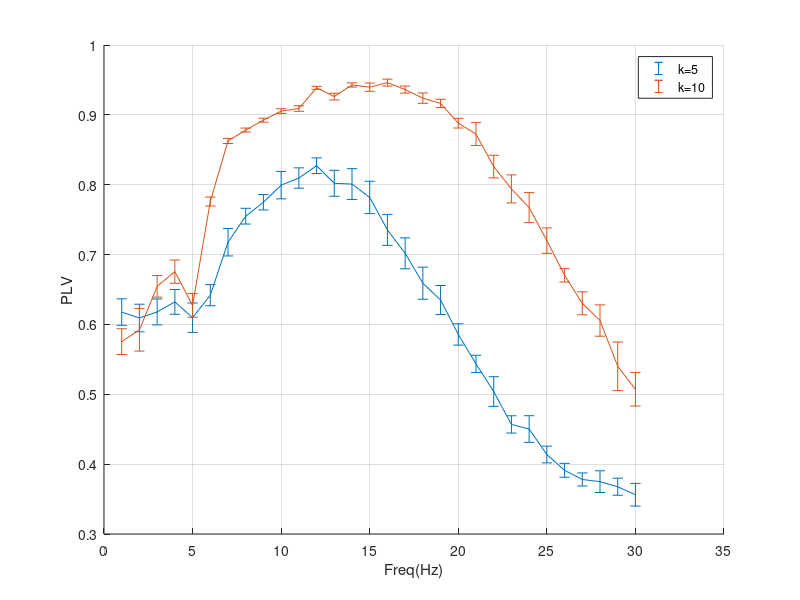
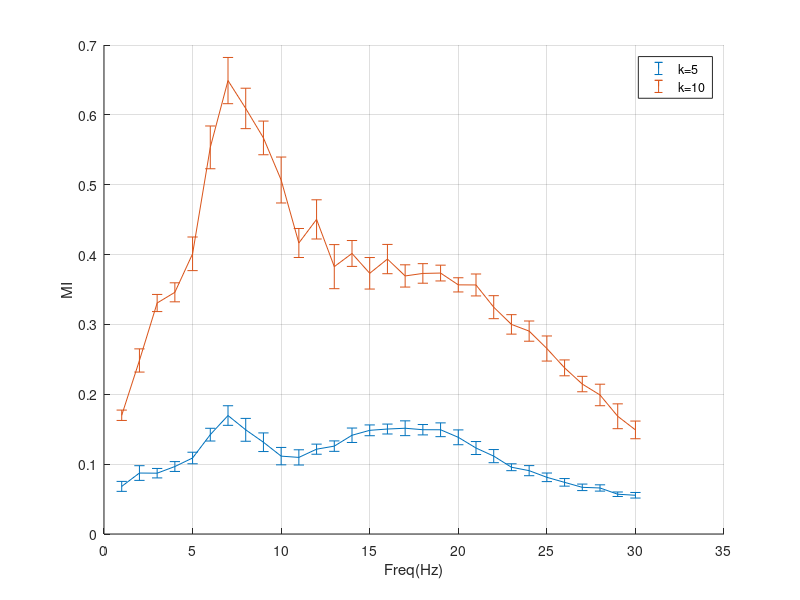
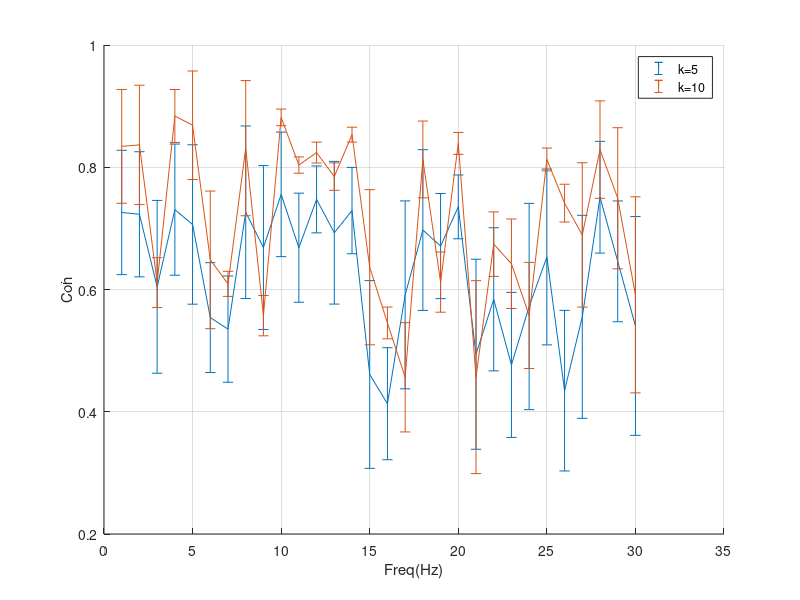
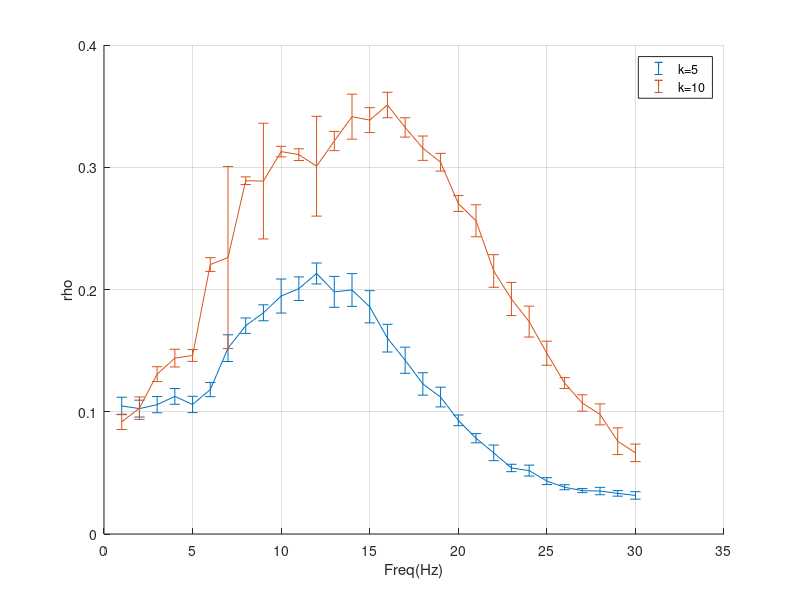

Reproduce these figures in MATLAB, in order.
addpath('../paper_data/lineplot_data')

%% Log: 21-11-2020: Modified and adapted for arXiv paper by BSB
% Harcoded for input impulse amplitude 5 and 10 and frequency between 1 to 30 hz
% Originally Authored by: Pranav Mahajan - 19/11/2020

%% This code will generate the Line Plots from the arXiv paper
% This code loads the pre-computed synchronization measures data obtained
% by running our toolbox on the LGN neural mass model with and without IN.

clear all
% close all
clc
%% Load data: Either
% load syncdata_withoutIN.mat
%% Load data: or
load syncdata_withIN.mat 


%% PLOTTING MEAN AND STD OF PLV OVER MULTIPLE TRIALS
for i = 1:size(PLV_cell,2)
    amp5PLV(i,:) = PLV_cell{i}(1,:);
    amp10PLV(i,:) = PLV_cell{i}(2,:);
end
meanPLVmat(1,:)=mean(amp5PLV,1);
meanPLVmat(2,:)=mean(amp10PLV,1);
stdPLVmat(1,:)=std(amp5PLV,1);
stdPLVmat(2,:)=std(amp10PLV,1);
figure,errorbar(meanPLVmat(1,:),stdPLVmat(1,:))
hold on, errorbar(meanPLVmat(2,:),stdPLVmat(2,:))
ylabel('PLV')
xlabel('Freq(Hz)')
grid on,box off
legend('k=5','k=10')


%% PLOTTING MEAN AND STD OF MI OVER MULTIPLE TRIALS
for i = 1:size(MI_cell,2)
    amp5MI(i,:) = MI_cell{i}(1,:);
    amp10MI(i,:) = MI_cell{i}(2,:);
end
meanMImat(1,:)=mean(amp5MI,1);
meanMImat(2,:)=mean(amp10MI,1);
stdMImat(1,:)=std(amp5MI,1);
stdMImat(2,:)=std(amp10MI,1);
figure,errorbar(meanMImat(1,:),stdMImat(1,:))
hold on, errorbar(meanMImat(2,:),stdMImat(2,:))
ylabel('MI')
xlabel('Freq(Hz)')
grid on,box off
legend('k=5','k=10')


%% PLOTTING MEAN AND STD OF COHERENCE OVER MULTIPLE TRIALS
for i = 1:size(Coh_cell,2)
    amp5Coh(i,:) = Coh_cell{i}(1,:);
    amp10Coh(i,:) = Coh_cell{i}(2,:);
end
meanCohmat(1,:)=mean(amp5Coh,1);
meanCohmat(2,:)=mean(amp10Coh,1);
stdCohmat(1,:)=std(amp5Coh,1);
stdCohmat(2,:)=std(amp10Coh,1);
figure,errorbar(meanCohmat(1,:),stdCohmat(1,:))
hold on, errorbar(meanCohmat(2,:),stdCohmat(2,:))
ylabel('Coh')
xlabel('Freq(Hz)')
grid on,box off
legend('k=5','k=10')


%% PLOTTING MEAN AND STD OF Shannon Entropy OVER MULTIPLE TRIALS
for i = 1:size(rho_cell,2)
    amp5rho(i,:) = rho_cell{i}(1,:);
    amp10rho(i,:) = rho_cell{i}(2,:);
end
meanrhomat(1,:)=mean(amp5rho,1);
meanrhomat(2,:)=mean(amp10rho,1);
stdrhomat(1,:)=std(amp5rho,1);
stdrhomat(2,:)=std(amp10rho,1);
figure,errorbar(meanrhomat(1,:),stdrhomat(1,:))
hold on, errorbar(meanrhomat(2,:),stdrhomat(2,:))
ylabel('rho')
xlabel('Freq(Hz)')
grid on,box off
legend('k=5','k=10')

%% PLOTTING MEAN AND STD OF Lambda OVER MULTIPLE TRIALS
for i = 1:size(lambda_cell,2)
    amp5lambda(i,:) = lambda_cell{i}(1,:);
    amp10lambda(i,:) = lambda_cell{i}(2,:);
end
meanlambdamat(1,:)=mean(amp5lambda,1);
meanlambdamat(2,:)=mean(amp10lambda,1);
stdlambdamat(1,:)=std(amp5lambda,1);
stdlambdamat(2,:)=std(amp10lambda,1);
figure,errorbar(meanlambdamat(1,:),stdlambdamat(1,:))
hold on, errorbar(meanlambdamat(2,:),stdlambdamat(2,:))
ylabel('lambda')
xlabel('Freq(Hz)')
grid on,box off
legend('k=5','k=10')
